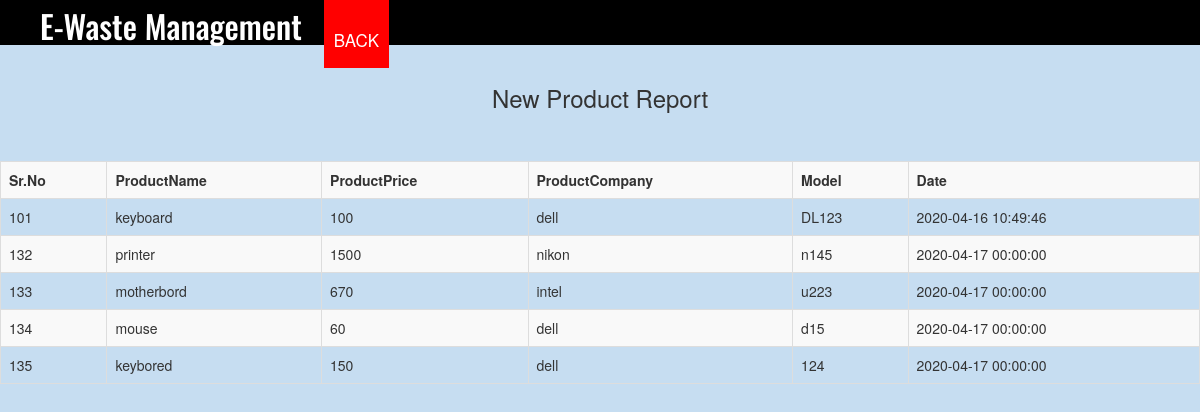
/bill.php, run on the app's committed database.
### tables this page shows
CREATE TABLE `product` (
  `id` int(11) NOT NULL,
  `prod_name` varchar(255) NOT NULL,
  `prod_price` varchar(20) NOT NULL,
  `prod_company` varchar(255) NOT NULL,
  `prod_model` varchar(255) NOT NULL,
  `prod_date` datetime NOT NULL
);

### bill.php (the view, shortened to what this page needs)
<?php
$connect = new PDO("mysql:host=localhost;dbname=userlogin", "root", "");
function fetch_customer_data($connect)
{
	$query = "SELECT * FROM product";
	$statement = $connect->prepare($query);
	$statement->execute();
	$result = $statement->fetchAll();
	$output = '
	<div class="table-responsive">
		<table class="table table-striped table-bordered">
			<tr>
				<th>Sr.No</th>
				<th>ProductName</th>
				<th>ProductPrice</th>
				<th>ProductCompany</th>
				<th>Model</th>
				<th>Date</th>
			</tr>
	';
	foreach($result as $row)
	{
		$output .= '
			<tr>
				<td>'.$row["id"].'</td>
				<td>'.$row["prod_name"].'</td>
				<td>'.$row["prod_price"].'</td>
				<td>'.$row["prod_company"].'</td>
				<td>'.$row["prod_model"].'</td>
				<td>'.$row["prod_date"].'</td>
			</tr>
		';
	}
	$output .= '
		</table>
	</div>
	';
	return $output;
}
?>
<!DOCTYPE html>
<html>
	<head>
		<link rel="stylesheet" href="bootstrap.min.css" />
	</head>
	<body>
		<header>
		<nav>
			<link rel="stylesheet" href="style.css">
			<h1>E-Waste Management</h1>
			<ul id="nav">
				<li><a class="homered" href="homepage.php">BACK</a></li>
			</ul>
		</nav>
	</header>
		<br />
			<h3 align="center">New Product Report</h3>
			<br />
			<br />
			<?php
			echo fetch_customer_data($connect);
			?>
		<br />
		<br />
	</body>
</html>

### style.css (style rules this page uses)
body { margin: 0; }
header { background-image: url(../sample.jpg); background: black; color: white; padding: 8px 0px 6px 40px; height: 45px; }
header h1 { display: inline; font-family: 'Oswald', sans-serif; font-weight: 500; font-size: 32px; float: left; margin-top:0px; margin-right: 10px; }
nav ul { display: inline; padding: 0px; float-left; }
nav ul li { display: inline-block; list-style-type: none; color: white; float-left; margin-left: 12px; }
nav ul li a { color: white; text-decoration: none; transition: 0.6s ease; }
#nav { font-family: font-family: 'Montserrat', sans-serif; font-weight: 200; font-size: 17px; margin-top: 20px; float: left; margin-right: 10px; }
.homered { background-color: red; padding: 30px 10px 16px 10px; }
nav ul li a { color: white; text-decoration: none; }
body { margin: 0; padding: 0; background: #3387cf47; }

### data on the page
product: id "101", prod_name "keyboard", prod_price "100", prod_company "dell", prod_model "DL123", prod_date "2020-04-16 10:49:46"
product: id "132", prod_name "printer", prod_price "1500", prod_company "nikon", prod_model "n145", prod_date "2020-04-17 00:00:00"
product: id "133", prod_name "motherbord", prod_price "670", prod_company "intel", prod_model "u223", prod_date "2020-04-17 00:00:00"
product: id "134", prod_name "mouse", prod_price "60", prod_company "dell", prod_model "d15", prod_date "2020-04-17 00:00:00"
product: id "135", prod_name "keybored", prod_price "150", prod_company "dell", prod_model "124", prod_date "2020-04-17 00:00:00"
